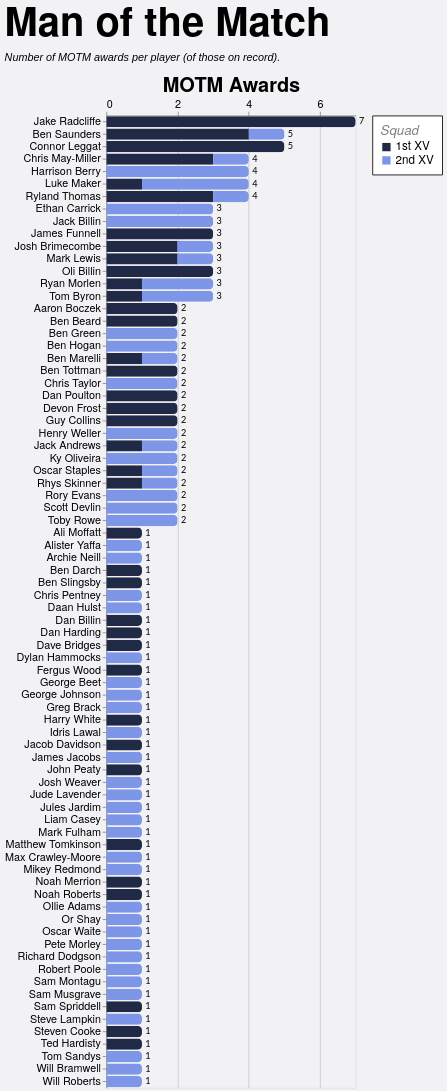

Specify this chart in Vega-Lite:
### Vega-Lite specification from a JSON file in a GitHub repository (floating-point values rounded to 4 significant figures)
{"config": {"axis": {"labelFont": "PT Sans Narrow, Helvetica Neue, Helvetica, Arial, sans-serif", "titleFont": "PT Sans Narrow, Helvetica Neue, Helvetica, Arial, sans-serif", "labelFontSize": 13, "titleFontSize": 24, "gridColor": "#202947", "gridOpacity": 0.2, "zindex": 1}, "text": {"font": "Lato, sans-serif"}, "bar": {"cornerRadiusEnd": 5}, "header": {"labelFont": "PT Sans Narrow, Helvetica Neue, Helvetica, Arial, sans-serif", "titleFont": "PT Sans Narrow, Helvetica Neue, Helvetica, Arial, sans-serif", "labelFontSize": 24, "titleFontSize": 28, "labelFontWeight": "bold", "orient": "left"}, "legend": {"labelFont": "PT Sans Narrow, Helvetica Neue, Helvetica, Arial, sans-serif", "titleFont": "PT Sans Narrow, Helvetica Neue, Helvetica, Arial, sans-serif", "labelFontSize": 14, "titleFontSize": 16, "titlePadding": 5, "fillColor": "white", "strokeColor": "black", "padding": 10, "titleFontWeight": "lighter", "titleFontStyle": "italic", "titleColor": "gray", "offset": 10}, "title": {"font": "PT Sans Narrow, Helvetica Neue, Helvetica, Arial, sans-serif", "fontSize": 48, "fontWeight": "bold", "anchor": "start", "align": "center", "titlePadding": 20, "subtitlePadding": 10, "subtitleFontSize": 13, "subtitleColor": "", "subtitleFontStyle": "italic", "offset": 15, "color": "black"}, "axisX": {"labelAngle": 0}, "facet": {"title": null, "header": null, "align": {"row": "each", "column": "each"}}, "resolve": {"scale": {"y": "independent", "facet": "independent"}}, "background": "#f2f1f4", "scale": {"offsetBandPaddingOuter": 0.2, "offsetBandPaddingInner": 0.1}}, "layer": [{"mark": {"type": "bar"}, "encoding": {"color": {"field": "squad", "legend": {"labelExpr": "datum.value + ' XV'", "offset": 20, "orient": "right", "title": "Squad"}, "scale": {"domain": ["1st", "2nd"], "range": ["#202946", "#7d96e8"]}, "sort": ["1st", "2nd"], "type": "nominal"}, "tooltip": [{"field": "player", "title": "Player", "type": "nominal"}, {"field": "squad", "title": "Squad", "type": "nominal"}, {"field": "position", "title": "Position", "type": "nominal"}, {"field": "unit", "title": "Unit", "type": "nominal"}, {"aggregate": "sum", "field": "motm_awards", "title": "MOTM Awards", "type": "quantitative"}, {"aggregate": "max", "field": "player_total", "title": "Total", "type": "quantitative"}], "x": {"aggregate": "sum", "axis": {"orient": "top", "title": "MOTM Awards"}, "field": "motm_awards", "type": "quantitative"}, "y": {"field": "player", "sort": {"field": "player_total", "op": "max", "order": "descending"}, "title": null, "type": "nominal"}}}, {"mark": {"type": "text", "align": "left", "baseline": "middle", "color": "black", "dx": 4, "fontSize": 11}, "encoding": {"text": {"field": "total_awards", "format": ".0f", "type": "quantitative"}, "x": {"axis": {"format": ".0f", "orient": "top", "tickCount": 3, "title": "MOTM Awards"}, "field": "total_awards", "type": "quantitative"}, "y": {"field": "player", "sort": {"field": "player_total", "op": "max", "order": "descending"}, "title": null, "type": "nominal"}}, "transform": [{"aggregate": [{"op": "sum", "field": "motm_awards", "as": "total_awards"}, {"op": "max", "field": "player_total", "as": "player_total"}], "groupby": ["player"]}]}], "data": {"name": "data-09d0836a5a097fd85a6b40d133e48d7d"}, "height": {"step": 15}, "params": [{"name": "seasonParam", "value": []}, {"name": "gameTypesParam", "value": []}, {"name": "squadParam", "value": "All"}], "title": {"text": "Man of the Match", "subtitle": "Number of MOTM awards per player (of those on record)."}, "transform": [{"filter": "length(seasonParam) === 0 || indexof(seasonParam, datum.season) >= 0"}, {"filter": "length(gameTypesParam) === 0 || indexof(gameTypesParam, datum.game_type) >= 0"}, {"filter": "squadParam === \"All\" || datum.squad === squadParam"}, {"joinaggregate": [{"op": "sum", "field": "motm_awards", "as": "player_total"}], "groupby": ["player"]}, {"filter": "datum.player_total > 0"}], "width": 300, "$schema": "https://vega.github.io/schema/vega-lite/v5.20.1.json", "datasets": {"data-09d0836a5a097fd85a6b40d133e48d7d": [{"player": "Aaron Boczek", "position": "Number 8", "squad": "1st", "season": "2023/24", "game_type": "League", "motm_awards": 1, "unit": "Forwards", "unit_sort": 1, "position_sort": 5, "position_opacity": 0.52, "label_color": "#111111"}, {"player": "Aaron Boczek", "position": "Number 8", "squad": "1st", "season": "2025/26", "game_type": "League", "motm_awards": 1, "unit": "Forwards", "unit_sort": 1, "position_sort": 5, "position_opacity": 0.52, "label_color": "#111111"}, {"player": "Ali Moffatt", "position": "Wing", "squad": "1st", "season": "2021/22", "game_type": "League", "motm_awards": 1, "unit": "Backs", "unit_sort": 2, "position_sort": 9, "position_opacity": 0.64, "label_color": "#ffffff"}, {"player": "Alister Yaffa", "position": "Full Back", "squad": "2nd", "season": "2023/24", "game_type": "League", "motm_awards": 1, "unit": "Backs", "unit_sort": 2, "position_sort": 10, "position_opacity": 0.52, "label_color": "#ffffff"}, {"player": "Archie Neill", "position": "Wing", "squad": "2nd", "season": "2021/22", "game_type": "Friendly", "motm_awards": 1, "unit": "Backs", "unit_sort": 2, "position_sort": 9, "position_opacity": 0.64, "label_color": "#ffffff"}, {"player": "Ben Beard", "position": "Wing", "squad": "1st", "season": "2019/20", "game_type": "League", "motm_awards": 1, "unit": "Backs", "unit_sort": 2, "position_sort": 9, "position_opacity": 0.64, "label_color": "#ffffff"}, {"player": "Ben Beard", "position": "Wing", "squad": "1st", "season": "2022/23", "game_type": "League", "motm_awards": 1, "unit": "Backs", "unit_sort": 2, "position_sort": 9, "position_opacity": 0.64, "label_color": "#ffffff"}, {"player": "Ben Darch", "position": "Hooker", "squad": "1st", "season": "2025/26", "game_type": "League", "motm_awards": 1, "unit": "Forwards", "unit_sort": 1, "position_sort": 2, "position_opacity": 0.88, "label_color": "#ffffff"}, {"player": "Ben Green", "position": "Wing", "squad": "2nd", "season": "2024/25", "game_type": "League", "motm_awards": 1, "unit": "Backs", "unit_sort": 2, "position_sort": 9, "position_opacity": 0.64, "label_color": "#ffffff"}, {"player": "Ben Green", "position": "Wing", "squad": "2nd", "season": "2025/26", "game_type": "Cup", "motm_awards": 1, "unit": "Backs", "unit_sort": 2, "position_sort": 9, "position_opacity": 0.64, "label_color": "#ffffff"}, {"player": "Ben Hogan", "position": "Scrum Half", "squad": "2nd", "season": "2021/22", "game_type": "Friendly", "motm_awards": 1, "unit": "Backs", "unit_sort": 2, "position_sort": 6, "position_opacity": 1.0, "label_color": "#ffffff"}, {"player": "Ben Hogan", "position": "Scrum Half", "squad": "2nd", "season": "2022/23", "game_type": "League", "motm_awards": 1, "unit": "Backs", "unit_sort": 2, "position_sort": 6, "position_opacity": 1.0, "label_color": "#ffffff"}, {"player": "Ben Marelli", "position": "Centre", "squad": "1st", "season": "2025/26", "game_type": "League", "motm_awards": 1, "unit": "Backs", "unit_sort": 2, "position_sort": 8, "position_opacity": 0.76, "label_color": "#ffffff"}, {"player": "Ben Marelli", "position": "Centre", "squad": "2nd", "season": "2024/25", "game_type": "League", "motm_awards": 1, "unit": "Backs", "unit_sort": 2, "position_sort": 8, "position_opacity": 0.76, "label_color": "#ffffff"}, {"player": "Ben Saunders", "position": "Centre", "squad": "1st", "season": "2019/20", "game_type": "League", "motm_awards": 1, "unit": "Backs", "unit_sort": 2, "position_sort": 8, "position_opacity": 0.76, "label_color": "#ffffff"}, {"player": "Ben Saunders", "position": "Centre", "squad": "1st", "season": "2022/23", "game_type": "Cup", "motm_awards": 1, "unit": "Backs", "unit_sort": 2, "position_sort": 8, "position_opacity": 0.76, "label_color": "#ffffff"}, {"player": "Ben Saunders", "position": "Centre", "squad": "1st", "season": "2022/23", "game_type": "League", "motm_awards": 1, "unit": "Backs", "unit_sort": 2, "position_sort": 8, "position_opacity": 0.76, "label_color": "#ffffff"}, {"player": "Ben Saunders", "position": "Centre", "squad": "1st", "season": "2023/24", "game_type": "League", "motm_awards": 1, "unit": "Backs", "unit_sort": 2, "position_sort": 8, "position_opacity": 0.76, "label_color": "#ffffff"}, {"player": "Ben Saunders", "position": "Centre", "squad": "2nd", "season": "2022/23", "game_type": "Friendly", "motm_awards": 1, "unit": "Backs", "unit_sort": 2, "position_sort": 8, "position_opacity": 0.76, "label_color": "#ffffff"}, {"player": "Ben Slingsby", "position": "Scrum Half", "squad": "1st", "season": "2025/26", "game_type": "League", "motm_awards": 1, "unit": "Backs", "unit_sort": 2, "position_sort": 6, "position_opacity": 1.0, "label_color": "#ffffff"}, {"player": "Ben Tottman", "position": "Hooker", "squad": "1st", "season": "2022/23", "game_type": "League", "motm_awards": 1, "unit": "Forwards", "unit_sort": 1, "position_sort": 2, "position_opacity": 0.88, "label_color": "#ffffff"}, {"player": "Ben Tottman", "position": "Hooker", "squad": "1st", "season": "2025/26", "game_type": "League", "motm_awards": 1, "unit": "Forwards", "unit_sort": 1, "position_sort": 2, "position_opacity": 0.88, "label_color": "#ffffff"}, {"player": "Chris May-Miller", "position": "Centre", "squad": "1st", "season": "2024/25", "game_type": "Cup", "motm_awards": 1, "unit": "Backs", "unit_sort": 2, "position_sort": 8, "position_opacity": 0.76, "label_color": "#ffffff"}, {"player": "Chris May-Miller", "position": "Centre", "squad": "1st", "season": "2024/25", "game_type": "League", "motm_awards": 2, "unit": "Backs", "unit_sort": 2, "position_sort": 8, "position_opacity": 0.76, "label_color": "#ffffff"}, {"player": "Chris May-Miller", "position": "Centre", "squad": "2nd", "season": "2023/24", "game_type": "League", "motm_awards": 1, "unit": "Backs", "unit_sort": 2, "position_sort": 8, "position_opacity": 0.76, "label_color": "#ffffff"}, {"player": "Chris Pentney", "position": "Second Row", "squad": "2nd", "season": "2021/22", "game_type": "League", "motm_awards": 1, "unit": "Forwards", "unit_sort": 1, "position_sort": 3, "position_opacity": 0.76, "label_color": "#ffffff"}, {"player": "Chris Taylor", "position": "Scrum Half", "squad": "2nd", "season": "2022/23", "game_type": "League", "motm_awards": 1, "unit": "Backs", "unit_sort": 2, "position_sort": 6, "position_opacity": 1.0, "label_color": "#ffffff"}, {"player": "Chris Taylor", "position": "Scrum Half", "squad": "2nd", "season": "2023/24", "game_type": "League", "motm_awards": 1, "unit": "Backs", "unit_sort": 2, "position_sort": 6, "position_opacity": 1.0, "label_color": "#ffffff"}, {"player": "Connor Leggat", "position": "Number 8", "squad": "1st", "season": "2022/23", "game_type": "League", "motm_awards": 1, "unit": "Forwards", "unit_sort": 1, "position_sort": 5, "position_opacity": 0.52, "label_color": "#111111"}, {"player": "Connor Leggat", "position": "Number 8", "squad": "1st", "season": "2023/24", "game_type": "League", "motm_awards": 4, "unit": "Forwards", "unit_sort": 1, "position_sort": 5, "position_opacity": 0.52, "label_color": "#111111"}, {"player": "Daan Hulst", "position": "Second Row", "squad": "2nd", "season": "2023/24", "game_type": "League", "motm_awards": 1, "unit": "Forwards", "unit_sort": 1, "position_sort": 3, "position_opacity": 0.76, "label_color": "#ffffff"}, {"player": "Dan Billin", "position": "Number 8", "squad": "1st", "season": "2021/22", "game_type": "League", "motm_awards": 1, "unit": "Forwards", "unit_sort": 1, "position_sort": 5, "position_opacity": 0.52, "label_color": "#111111"}, {"player": "Dan Harding", "position": "Flanker", "squad": "1st", "season": "2025/26", "game_type": "League", "motm_awards": 1, "unit": "Forwards", "unit_sort": 1, "position_sort": 4, "position_opacity": 0.64, "label_color": "#111111"}, {"player": "Dan Poulton", "position": "Fly Half", "squad": "1st", "season": "2022/23", "game_type": "League", "motm_awards": 2, "unit": "Backs", "unit_sort": 2, "position_sort": 7, "position_opacity": 0.88, "label_color": "#ffffff"}, {"player": "Dave Bridges", "position": "Bench", "squad": "1st", "season": "2024/25", "game_type": "League", "motm_awards": 1, "unit": "Bench", "unit_sort": 3, "position_sort": 11, "position_opacity": 0.65, "label_color": "#111111"}, {"player": "Devon Frost", "position": "Prop", "squad": "1st", "season": "2021/22", "game_type": "League", "motm_awards": 1, "unit": "Forwards", "unit_sort": 1, "position_sort": 1, "position_opacity": 1.0, "label_color": "#ffffff"}, {"player": "Devon Frost", "position": "Prop", "squad": "1st", "season": "2022/23", "game_type": "Cup", "motm_awards": 1, "unit": "Forwards", "unit_sort": 1, "position_sort": 1, "position_opacity": 1.0, "label_color": "#ffffff"}, {"player": "Dylan Hammocks", "position": "Second Row", "squad": "2nd", "season": "2025/26", "game_type": "League", "motm_awards": 1, "unit": "Forwards", "unit_sort": 1, "position_sort": 3, "position_opacity": 0.76, "label_color": "#ffffff"}, {"player": "Ethan Carrick", "position": "Wing", "squad": "2nd", "season": "2021/22", "game_type": "League", "motm_awards": 2, "unit": "Backs", "unit_sort": 2, "position_sort": 9, "position_opacity": 0.64, "label_color": "#ffffff"}, {"player": "Ethan Carrick", "position": "Wing", "squad": "2nd", "season": "2022/23", "game_type": "League", "motm_awards": 1, "unit": "Backs", "unit_sort": 2, "position_sort": 9, "position_opacity": 0.64, "label_color": "#ffffff"}, {"player": "Fergus Wood", "position": "Full Back", "squad": "1st", "season": "2021/22", "game_type": "League", "motm_awards": 1, "unit": "Backs", "unit_sort": 2, "position_sort": 10, "position_opacity": 0.52, "label_color": "#ffffff"}, {"player": "George Beet", "position": "Hooker", "squad": "2nd", "season": "2023/24", "game_type": "League", "motm_awards": 1, "unit": "Forwards", "unit_sort": 1, "position_sort": 2, "position_opacity": 0.88, "label_color": "#ffffff"}, {"player": "George Johnson", "position": "Scrum Half", "squad": "2nd", "season": "2021/22", "game_type": "League", "motm_awards": 1, "unit": "Backs", "unit_sort": 2, "position_sort": 6, "position_opacity": 1.0, "label_color": "#ffffff"}, {"player": "Greg Brack", "position": "Bench", "squad": "2nd", "season": "2025/26", "game_type": "League", "motm_awards": 1, "unit": "Bench", "unit_sort": 3, "position_sort": 11, "position_opacity": 0.65, "label_color": "#111111"}, {"player": "Guy Collins", "position": "Prop", "squad": "1st", "season": "2022/23", "game_type": "League", "motm_awards": 1, "unit": "Forwards", "unit_sort": 1, "position_sort": 1, "position_opacity": 1.0, "label_color": "#ffffff"}, {"player": "Guy Collins", "position": "Prop", "squad": "1st", "season": "2025/26", "game_type": "League", "motm_awards": 1, "unit": "Forwards", "unit_sort": 1, "position_sort": 1, "position_opacity": 1.0, "label_color": "#ffffff"}, {"player": "Harrison Berry", "position": "Flanker", "squad": "2nd", "season": "2021/22", "game_type": "Friendly", "motm_awards": 1, "unit": "Forwards", "unit_sort": 1, "position_sort": 4, "position_opacity": 0.64, "label_color": "#111111"}, {"player": "Harrison Berry", "position": "Flanker", "squad": "2nd", "season": "2022/23", "game_type": "League", "motm_awards": 1, "unit": "Forwards", "unit_sort": 1, "position_sort": 4, "position_opacity": 0.64, "label_color": "#111111"}, {"player": "Harrison Berry", "position": "Flanker", "squad": "2nd", "season": "2024/25", "game_type": "League", "motm_awards": 1, "unit": "Forwards", "unit_sort": 1, "position_sort": 4, "position_opacity": 0.64, "label_color": "#111111"}, {"player": "Harrison Berry", "position": "Flanker", "squad": "2nd", "season": "2025/26", "game_type": "Cup", "motm_awards": 1, "unit": "Forwards", "unit_sort": 1, "position_sort": 4, "position_opacity": 0.64, "label_color": "#111111"}, {"player": "Harry White", "position": "Scrum Half", "squad": "1st", "season": "2023/24", "game_type": "League", "motm_awards": 1, "unit": "Backs", "unit_sort": 2, "position_sort": 6, "position_opacity": 1.0, "label_color": "#ffffff"}, {"player": "Henry Weller", "position": "Bench", "squad": "2nd", "season": "2025/26", "game_type": "League", "motm_awards": 2, "unit": "Bench", "unit_sort": 3, "position_sort": 11, "position_opacity": 0.65, "label_color": "#111111"}, {"player": "Idris Lawal", "position": "Prop", "squad": "2nd", "season": "2025/26", "game_type": "League", "motm_awards": 1, "unit": "Forwards", "unit_sort": 1, "position_sort": 1, "position_opacity": 1.0, "label_color": "#ffffff"}, {"player": "Jack Andrews", "position": "Centre", "squad": "1st", "season": "2025/26", "game_type": "League", "motm_awards": 1, "unit": "Backs", "unit_sort": 2, "position_sort": 8, "position_opacity": 0.76, "label_color": "#ffffff"}, {"player": "Jack Andrews", "position": "Centre", "squad": "2nd", "season": "2025/26", "game_type": "League", "motm_awards": 1, "unit": "Backs", "unit_sort": 2, "position_sort": 8, "position_opacity": 0.76, "label_color": "#ffffff"}, {"player": "Jack Billin", "position": "Scrum Half", "squad": "2nd", "season": "2022/23", "game_type": "League", "motm_awards": 2, "unit": "Backs", "unit_sort": 2, "position_sort": 6, "position_opacity": 1.0, "label_color": "#ffffff"}, {"player": "Jack Billin", "position": "Scrum Half", "squad": "2nd", "season": "2024/25", "game_type": "League", "motm_awards": 1, "unit": "Backs", "unit_sort": 2, "position_sort": 6, "position_opacity": 1.0, "label_color": "#ffffff"}, {"player": "Jacob Davidson", "position": "Scrum Half", "squad": "1st", "season": "2021/22", "game_type": "League", "motm_awards": 1, "unit": "Backs", "unit_sort": 2, "position_sort": 6, "position_opacity": 1.0, "label_color": "#ffffff"}, {"player": "Jake Radcliffe", "position": "Wing", "squad": "1st", "season": "2021/22", "game_type": "League", "motm_awards": 1, "unit": "Backs", "unit_sort": 2, "position_sort": 9, "position_opacity": 0.64, "label_color": "#ffffff"}, {"player": "Jake Radcliffe", "position": "Wing", "squad": "1st", "season": "2022/23", "game_type": "League", "motm_awards": 1, "unit": "Backs", "unit_sort": 2, "position_sort": 9, "position_opacity": 0.64, "label_color": "#ffffff"}, {"player": "Jake Radcliffe", "position": "Wing", "squad": "1st", "season": "2024/25", "game_type": "League", "motm_awards": 2, "unit": "Backs", "unit_sort": 2, "position_sort": 9, "position_opacity": 0.64, "label_color": "#ffffff"}, {"player": "Jake Radcliffe", "position": "Wing", "squad": "1st", "season": "2025/26", "game_type": "Cup", "motm_awards": 1, "unit": "Backs", "unit_sort": 2, "position_sort": 9, "position_opacity": 0.64, "label_color": "#ffffff"}, {"player": "Jake Radcliffe", "position": "Wing", "squad": "1st", "season": "2025/26", "game_type": "League", "motm_awards": 2, "unit": "Backs", "unit_sort": 2, "position_sort": 9, "position_opacity": 0.64, "label_color": "#ffffff"}, {"player": "James Funnell", "position": "Prop", "squad": "1st", "season": "2019/20", "game_type": "League", "motm_awards": 1, "unit": "Forwards", "unit_sort": 1, "position_sort": 1, "position_opacity": 1.0, "label_color": "#ffffff"}, {"player": "James Funnell", "position": "Prop", "squad": "1st", "season": "2021/22", "game_type": "League", "motm_awards": 1, "unit": "Forwards", "unit_sort": 1, "position_sort": 1, "position_opacity": 1.0, "label_color": "#ffffff"}, {"player": "James Funnell", "position": "Prop", "squad": "1st", "season": "2025/26", "game_type": "League", "motm_awards": 1, "unit": "Forwards", "unit_sort": 1, "position_sort": 1, "position_opacity": 1.0, "label_color": "#ffffff"}, {"player": "James Jacobs", "position": "Prop", "squad": "2nd", "season": "2021/22", "game_type": "Friendly", "motm_awards": 1, "unit": "Forwards", "unit_sort": 1, "position_sort": 1, "position_opacity": 1.0, "label_color": "#ffffff"}, {"player": "John Peaty", "position": "Second Row", "squad": "1st", "season": "2022/23", "game_type": "League", "motm_awards": 1, "unit": "Forwards", "unit_sort": 1, "position_sort": 3, "position_opacity": 0.76, "label_color": "#ffffff"}, {"player": "Josh Brimecombe", "position": "Prop", "squad": "1st", "season": "2023/24", "game_type": "League", "motm_awards": 1, "unit": "Forwards", "unit_sort": 1, "position_sort": 1, "position_opacity": 1.0, "label_color": "#ffffff"}, {"player": "Josh Brimecombe", "position": "Prop", "squad": "1st", "season": "2025/26", "game_type": "League", "motm_awards": 1, "unit": "Forwards", "unit_sort": 1, "position_sort": 1, "position_opacity": 1.0, "label_color": "#ffffff"}, {"player": "Josh Brimecombe", "position": "Prop", "squad": "2nd", "season": "2022/23", "game_type": "League", "motm_awards": 1, "unit": "Forwards", "unit_sort": 1, "position_sort": 1, "position_opacity": 1.0, "label_color": "#ffffff"}, {"player": "Josh Weaver", "position": "Flanker", "squad": "2nd", "season": "2025/26", "game_type": "League", "motm_awards": 1, "unit": "Forwards", "unit_sort": 1, "position_sort": 4, "position_opacity": 0.64, "label_color": "#111111"}, {"player": "Jude Lavender", "position": "Wing", "squad": "2nd", "season": "2025/26", "game_type": "League", "motm_awards": 1, "unit": "Backs", "unit_sort": 2, "position_sort": 9, "position_opacity": 0.64, "label_color": "#ffffff"}, {"player": "Jules Jardim", "position": "Second Row", "squad": "2nd", "season": "2022/23", "game_type": "League", "motm_awards": 1, "unit": "Forwards", "unit_sort": 1, "position_sort": 3, "position_opacity": 0.76, "label_color": "#ffffff"}, {"player": "Ky Oliveira", "position": "Second Row", "squad": "2nd", "season": "2021/22", "game_type": "League", "motm_awards": 1, "unit": "Forwards", "unit_sort": 1, "position_sort": 3, "position_opacity": 0.76, "label_color": "#ffffff"}, {"player": "Ky Oliveira", "position": "Second Row", "squad": "2nd", "season": "2025/26", "game_type": "League", "motm_awards": 1, "unit": "Forwards", "unit_sort": 1, "position_sort": 3, "position_opacity": 0.76, "label_color": "#ffffff"}, {"player": "Liam Casey", "position": "Flanker", "squad": "2nd", "season": "2017/18", "game_type": "League", "motm_awards": 1, "unit": "Forwards", "unit_sort": 1, "position_sort": 4, "position_opacity": 0.64, "label_color": "#111111"}, {"player": "Luke Maker", "position": "Full Back", "squad": "1st", "season": "2025/26", "game_type": "Cup", "motm_awards": 1, "unit": "Backs", "unit_sort": 2, "position_sort": 10, "position_opacity": 0.52, "label_color": "#ffffff"}, {"player": "Luke Maker", "position": "Full Back", "squad": "2nd", "season": "2023/24", "game_type": "Friendly", "motm_awards": 1, "unit": "Backs", "unit_sort": 2, "position_sort": 10, "position_opacity": 0.52, "label_color": "#ffffff"}, {"player": "Luke Maker", "position": "Full Back", "squad": "2nd", "season": "2023/24", "game_type": "League", "motm_awards": 1, "unit": "Backs", "unit_sort": 2, "position_sort": 10, "position_opacity": 0.52, "label_color": "#ffffff"}, {"player": "Luke Maker", "position": "Full Back", "squad": "2nd", "season": "2024/25", "game_type": "Friendly", "motm_awards": 1, "unit": "Backs", "unit_sort": 2, "position_sort": 10, "position_opacity": 0.52, "label_color": "#ffffff"}, {"player": "Mark Fulham", "position": "Flanker", "squad": "2nd", "season": "2018/19", "game_type": "League", "motm_awards": 1, "unit": "Forwards", "unit_sort": 1, "position_sort": 4, "position_opacity": 0.64, "label_color": "#111111"}, {"player": "Mark Lewis", "position": "Scrum Half", "squad": "1st", "season": "2025/26", "game_type": "Cup", "motm_awards": 1, "unit": "Backs", "unit_sort": 2, "position_sort": 6, "position_opacity": 1.0, "label_color": "#ffffff"}, {"player": "Mark Lewis", "position": "Scrum Half", "squad": "1st", "season": "2025/26", "game_type": "League", "motm_awards": 1, "unit": "Backs", "unit_sort": 2, "position_sort": 6, "position_opacity": 1.0, "label_color": "#ffffff"}, {"player": "Mark Lewis", "position": "Scrum Half", "squad": "2nd", "season": "2024/25", "game_type": "Friendly", "motm_awards": 1, "unit": "Backs", "unit_sort": 2, "position_sort": 6, "position_opacity": 1.0, "label_color": "#ffffff"}, {"player": "Matthew Tomkinson", "position": "Bench", "squad": "1st", "season": "2019/20", "game_type": "League", "motm_awards": 1, "unit": "Bench", "unit_sort": 3, "position_sort": 11, "position_opacity": 0.65, "label_color": "#111111"}, {"player": "Max Crawley-Moore", "position": "Centre", "squad": "2nd", "season": "2023/24", "game_type": "League", "motm_awards": 1, "unit": "Backs", "unit_sort": 2, "position_sort": 8, "position_opacity": 0.76, "label_color": "#ffffff"}, {"player": "Mikey Redmond", "position": "Second Row", "squad": "2nd", "season": "2016/17", "game_type": "League", "motm_awards": 1, "unit": "Forwards", "unit_sort": 1, "position_sort": 3, "position_opacity": 0.76, "label_color": "#ffffff"}, {"player": "Noah Merrion", "position": "Fly Half", "squad": "1st", "season": "2024/25", "game_type": "League", "motm_awards": 1, "unit": "Backs", "unit_sort": 2, "position_sort": 7, "position_opacity": 0.88, "label_color": "#ffffff"}, {"player": "Noah Roberts", "position": "Fly Half", "squad": "1st", "season": "2025/26", "game_type": "League", "motm_awards": 1, "unit": "Backs", "unit_sort": 2, "position_sort": 7, "position_opacity": 0.88, "label_color": "#ffffff"}, {"player": "Oli Billin", "position": "Fly Half", "squad": "1st", "season": "2023/24", "game_type": "Cup", "motm_awards": 1, "unit": "Backs", "unit_sort": 2, "position_sort": 7, "position_opacity": 0.88, "label_color": "#ffffff"}, {"player": "Oli Billin", "position": "Fly Half", "squad": "1st", "season": "2023/24", "game_type": "League", "motm_awards": 1, "unit": "Backs", "unit_sort": 2, "position_sort": 7, "position_opacity": 0.88, "label_color": "#ffffff"}, {"player": "Oli Billin", "position": "Fly Half", "squad": "1st", "season": "2024/25", "game_type": "League", "motm_awards": 1, "unit": "Backs", "unit_sort": 2, "position_sort": 7, "position_opacity": 0.88, "label_color": "#ffffff"}, {"player": "Ollie Adams", "position": "Wing", "squad": "2nd", "season": "2022/23", "game_type": "League", "motm_awards": 1, "unit": "Backs", "unit_sort": 2, "position_sort": 9, "position_opacity": 0.64, "label_color": "#ffffff"}, {"player": "Or Shay", "position": "Number 8", "squad": "2nd", "season": "2024/25", "game_type": "League", "motm_awards": 1, "unit": "Forwards", "unit_sort": 1, "position_sort": 5, "position_opacity": 0.52, "label_color": "#111111"}, {"player": "Oscar Staples", "position": "Second Row", "squad": "1st", "season": "2025/26", "game_type": "League", "motm_awards": 1, "unit": "Forwards", "unit_sort": 1, "position_sort": 3, "position_opacity": 0.76, "label_color": "#ffffff"}, {"player": "Oscar Staples", "position": "Second Row", "squad": "2nd", "season": "2024/25", "game_type": "League", "motm_awards": 1, "unit": "Forwards", "unit_sort": 1, "position_sort": 3, "position_opacity": 0.76, "label_color": "#ffffff"}, {"player": "Oscar Waite", "position": "Centre", "squad": "2nd", "season": "2017/18", "game_type": "League", "motm_awards": 1, "unit": "Backs", "unit_sort": 2, "position_sort": 8, "position_opacity": 0.76, "label_color": "#ffffff"}, {"player": "Pete Morley", "position": "Second Row", "squad": "2nd", "season": "2021/22", "game_type": "League", "motm_awards": 1, "unit": "Forwards", "unit_sort": 1, "position_sort": 3, "position_opacity": 0.76, "label_color": "#ffffff"}, {"player": "Rhys Skinner", "position": "Fly Half", "squad": "1st", "season": "2024/25", "game_type": "League", "motm_awards": 1, "unit": "Backs", "unit_sort": 2, "position_sort": 7, "position_opacity": 0.88, "label_color": "#ffffff"}, {"player": "Rhys Skinner", "position": "Fly Half", "squad": "2nd", "season": "2023/24", "game_type": "League", "motm_awards": 1, "unit": "Backs", "unit_sort": 2, "position_sort": 7, "position_opacity": 0.88, "label_color": "#ffffff"}, {"player": "Richard Dodgson", "position": "Centre", "squad": "2nd", "season": "2021/22", "game_type": "League", "motm_awards": 1, "unit": "Backs", "unit_sort": 2, "position_sort": 8, "position_opacity": 0.76, "label_color": "#ffffff"}, {"player": "Robert Poole", "position": "Wing", "squad": "2nd", "season": "2016/17", "game_type": "League", "motm_awards": 1, "unit": "Backs", "unit_sort": 2, "position_sort": 9, "position_opacity": 0.64, "label_color": "#ffffff"}, {"player": "Rory Evans", "position": "Flanker", "squad": "2nd", "season": "2021/22", "game_type": "League", "motm_awards": 1, "unit": "Forwards", "unit_sort": 1, "position_sort": 4, "position_opacity": 0.64, "label_color": "#111111"}, {"player": "Rory Evans", "position": "Flanker", "squad": "2nd", "season": "2023/24", "game_type": "League", "motm_awards": 1, "unit": "Forwards", "unit_sort": 1, "position_sort": 4, "position_opacity": 0.64, "label_color": "#111111"}, {"player": "Ryan Morlen", "position": "Centre", "squad": "1st", "season": "2022/23", "game_type": "League", "motm_awards": 1, "unit": "Backs", "unit_sort": 2, "position_sort": 8, "position_opacity": 0.76, "label_color": "#ffffff"}, {"player": "Ryan Morlen", "position": "Centre", "squad": "2nd", "season": "2024/25", "game_type": "Friendly", "motm_awards": 1, "unit": "Backs", "unit_sort": 2, "position_sort": 8, "position_opacity": 0.76, "label_color": "#ffffff"}, {"player": "Ryan Morlen", "position": "Centre", "squad": "2nd", "season": "2024/25", "game_type": "League", "motm_awards": 1, "unit": "Backs", "unit_sort": 2, "position_sort": 8, "position_opacity": 0.76, "label_color": "#ffffff"}, {"player": "Ryland Thomas", "position": "Flanker", "squad": "1st", "season": "2022/23", "game_type": "Cup", "motm_awards": 1, "unit": "Forwards", "unit_sort": 1, "position_sort": 4, "position_opacity": 0.64, "label_color": "#111111"}, {"player": "Ryland Thomas", "position": "Flanker", "squad": "1st", "season": "2022/23", "game_type": "League", "motm_awards": 1, "unit": "Forwards", "unit_sort": 1, "position_sort": 4, "position_opacity": 0.64, "label_color": "#111111"}, {"player": "Ryland Thomas", "position": "Flanker", "squad": "1st", "season": "2023/24", "game_type": "League", "motm_awards": 1, "unit": "Forwards", "unit_sort": 1, "position_sort": 4, "position_opacity": 0.64, "label_color": "#111111"}, {"player": "Ryland Thomas", "position": "Flanker", "squad": "2nd", "season": "2022/23", "game_type": "League", "motm_awards": 1, "unit": "Forwards", "unit_sort": 1, "position_sort": 4, "position_opacity": 0.64, "label_color": "#111111"}, {"player": "Sam Montagu", "position": "Wing", "squad": "2nd", "season": "2021/22", "game_type": "League", "motm_awards": 1, "unit": "Backs", "unit_sort": 2, "position_sort": 9, "position_opacity": 0.64, "label_color": "#ffffff"}, {"player": "Sam Musgrave", "position": "Centre", "squad": "2nd", "season": "2023/24", "game_type": "Friendly", "motm_awards": 1, "unit": "Backs", "unit_sort": 2, "position_sort": 8, "position_opacity": 0.76, "label_color": "#ffffff"}, {"player": "Sam Spriddell", "position": "Full Back", "squad": "1st", "season": "2021/22", "game_type": "League", "motm_awards": 1, "unit": "Backs", "unit_sort": 2, "position_sort": 10, "position_opacity": 0.52, "label_color": "#ffffff"}, {"player": "Scott Devlin", "position": "Wing", "squad": "2nd", "season": "2021/22", "game_type": "Cup", "motm_awards": 1, "unit": "Backs", "unit_sort": 2, "position_sort": 9, "position_opacity": 0.64, "label_color": "#ffffff"}, {"player": "Scott Devlin", "position": "Wing", "squad": "2nd", "season": "2022/23", "game_type": "League", "motm_awards": 1, "unit": "Backs", "unit_sort": 2, "position_sort": 9, "position_opacity": 0.64, "label_color": "#ffffff"}, {"player": "Steve Lampkin", "position": "Second Row", "squad": "2nd", "season": "2017/18", "game_type": "League", "motm_awards": 1, "unit": "Forwards", "unit_sort": 1, "position_sort": 3, "position_opacity": 0.76, "label_color": "#ffffff"}, {"player": "Steven Cooke", "position": "Fly Half", "squad": "1st", "season": "2017/18", "game_type": "League", "motm_awards": 1, "unit": "Backs", "unit_sort": 2, "position_sort": 7, "position_opacity": 0.88, "label_color": "#ffffff"}, {"player": "Ted Hardisty", "position": "Wing", "squad": "1st", "season": "2023/24", "game_type": "League", "motm_awards": 1, "unit": "Backs", "unit_sort": 2, "position_sort": 9, "position_opacity": 0.64, "label_color": "#ffffff"}, {"player": "Toby Rowe", "position": "Fly Half", "squad": "2nd", "season": "2021/22", "game_type": "League", "motm_awards": 2, "unit": "Backs", "unit_sort": 2, "position_sort": 7, "position_opacity": 0.88, "label_color": "#ffffff"}, {"player": "Tom Byron", "position": "Flanker", "squad": "1st", "season": "2023/24", "game_type": "League", "motm_awards": 1, "unit": "Forwards", "unit_sort": 1, "position_sort": 4, "position_opacity": 0.64, "label_color": "#111111"}, {"player": "Tom Byron", "position": "Flanker", "squad": "2nd", "season": "2021/22", "game_type": "League", "motm_awards": 1, "unit": "Forwards", "unit_sort": 1, "position_sort": 4, "position_opacity": 0.64, "label_color": "#111111"}, {"player": "Tom Byron", "position": "Flanker", "squad": "2nd", "season": "2025/26", "game_type": "League", "motm_awards": 1, "unit": "Forwards", "unit_sort": 1, "position_sort": 4, "position_opacity": 0.64, "label_color": "#111111"}, {"player": "Tom Sandys", "position": "Centre", "squad": "2nd", "season": "2017/18", "game_type": "League", "motm_awards": 1, "unit": "Backs", "unit_sort": 2, "position_sort": 8, "position_opacity": 0.76, "label_color": "#ffffff"}, {"player": "Will Bramwell", "position": "Bench", "squad": "2nd", "season": "2023/24", "game_type": "League", "motm_awards": 1, "unit": "Bench", "unit_sort": 3, "position_sort": 11, "position_opacity": 0.65, "label_color": "#111111"}, {"player": "Will Roberts", "position": "Wing", "squad": "2nd", "season": "2023/24", "game_type": "League", "motm_awards": 1, "unit": "Backs", "unit_sort": 2, "position_sort": 9, "position_opacity": 0.64, "label_color": "#ffffff"}]}}
